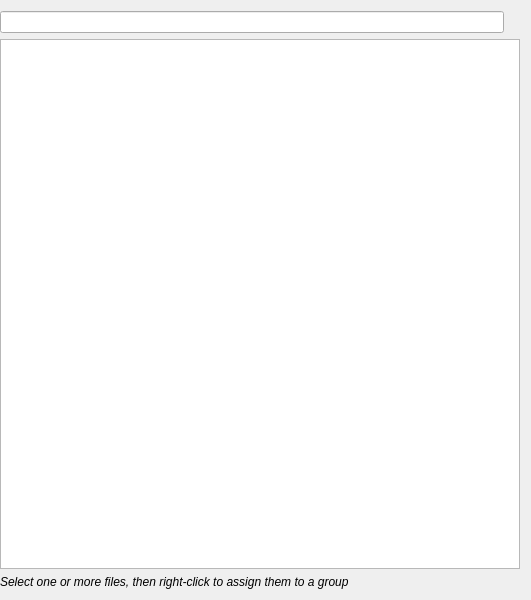
<?xml version="1.0" encoding="UTF-8"?>
<ui version="4.0">
 <class>Form</class>
 <widget class="QWidget" name="Form">
  <property name="windowModality">
   <enum>Qt::NonModal</enum>
  </property>
  <property name="geometry">
   <rect>
    <x>0</x>
    <y>0</y>
    <width>531</width>
    <height>600</height>
   </rect>
  </property>
  <property name="windowTitle">
   <string>Form</string>
  </property>
  <layout class="QVBoxLayout" name="verticalLayout">
   <property name="leftMargin">
    <number>0</number>
   </property>
   <item>
    <layout class="QHBoxLayout" name="horizontalLayout_2">
     <property name="leftMargin">
      <number>0</number>
     </property>
     <property name="rightMargin">
      <number>3</number>
     </property>
     <item>
      <widget class="QLineEdit" name="searchEdit"/>
     </item>
     <item>
      <widget class="QLabel" name="iconLabel">
       <property name="text">
        <string/>
       </property>
      </widget>
     </item>
    </layout>
   </item>
   <item>
    <widget class="QTableWidget" name="tableAssignment"/>
   </item>
   <item>
    <widget class="QLabel" name="label">
     <property name="font">
      <font>
       <italic>true</italic>
      </font>
     </property>
     <property name="text">
      <string>Select one or more files, then right-click to assign them to a group</string>
     </property>
    </widget>
   </item>
   <item>
    <layout class="QVBoxLayout" name="groupLayout"/>
   </item>
  </layout>
 </widget>
 <resources/>
 <connections/>
</ui>
